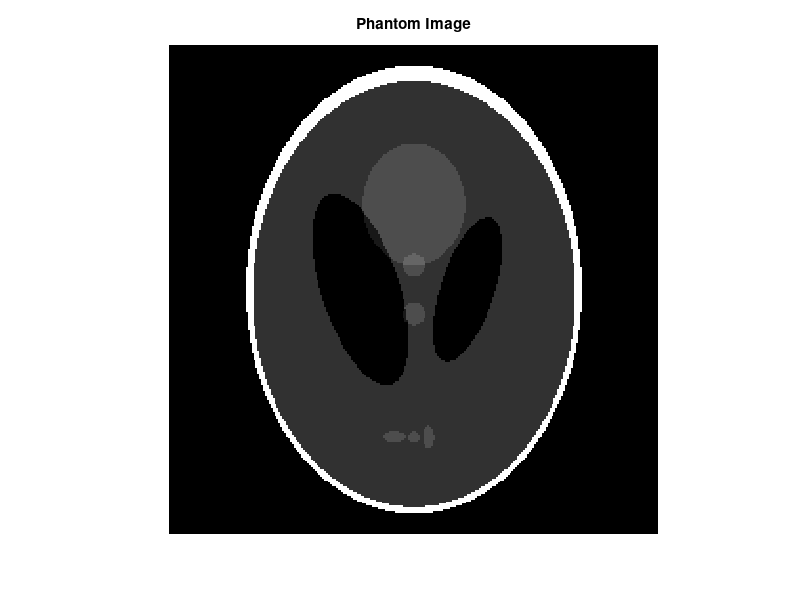
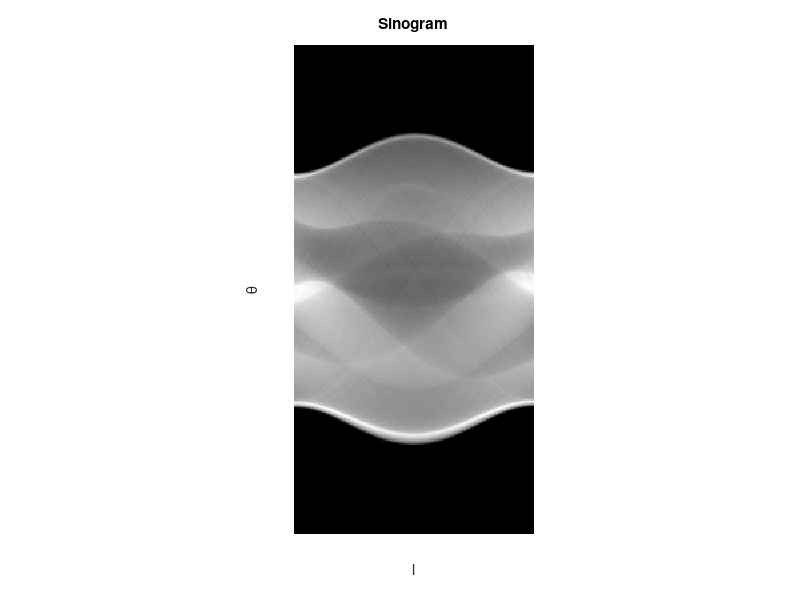
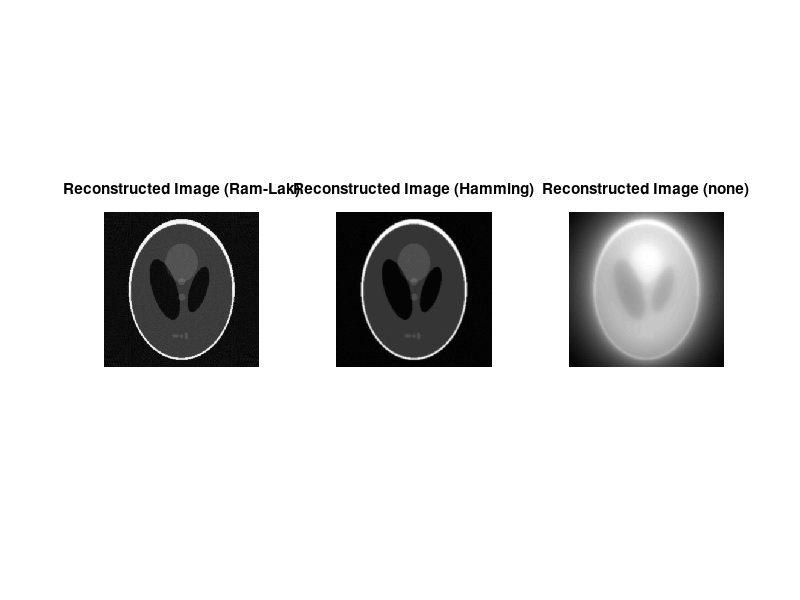
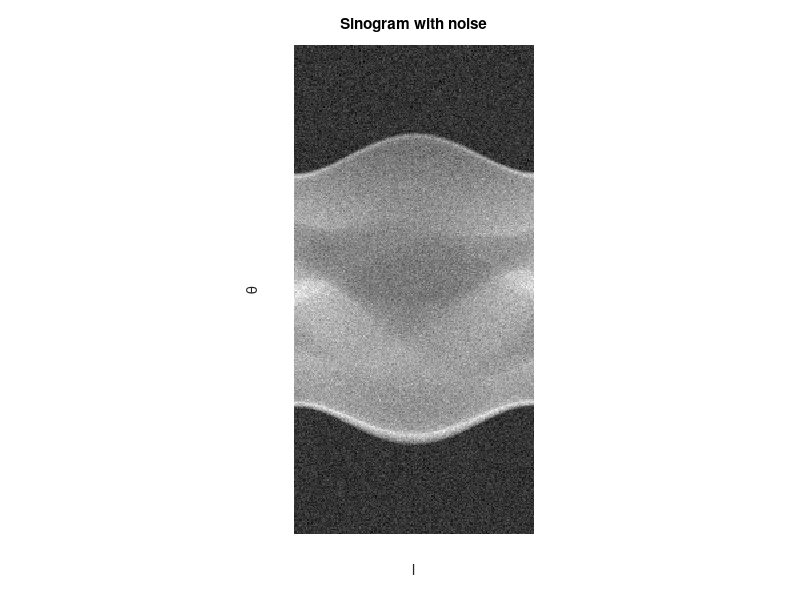

Write the MATLAB code that produced these figures, in order.
close all;clear;

%a
P = phantom('Modified Shepp-Logan',256);
figure;
imshow(P,[]);
title("Phantom Image");

%b
theta= 0:179;
R = radon(P,theta);
figure;imshow(R,[]);
title("Sinogram");
xlabel("l", 'Interpreter', 'tex');
ylabel('\theta', 'Interpreter', 'tex')

figure;
I1 = iradon(R,theta,"linear","Ram-Lak");
subplot(1,3,1); 
imshow(I1,[]);
title("Reconstructed Image (Ram-Lak)");

I2 = iradon(R,theta,"linear","Hamming");
subplot(1,3,2); 
imshow(I2,[]);
title("Reconstructed Image (Hamming)");

I3 = iradon(R,theta,"linear","none");
subplot(1,3,3);
imshow(I3,[]);
title("Reconstructed Image (none)");

%c
noise_std = 5;
noise = noise_std * randn(size(R));
R = R + noise;

theta= 0:179;
figure;imshow(R,[]);
title("Sinogram with noise");
xlabel("l", 'Interpreter', 'tex');
ylabel('\theta', 'Interpreter', 'tex')

figure;
I1 = iradon(R,theta,"linear","Ram-Lak");
subplot(1,3,1); 
imshow(I1,[]);
title("Reconstructed Image (Ram-Lak) with noise");

I2 = iradon(R,theta,"linear","Hamming");
subplot(1,3,2); 
imshow(I2,[]);
title("Reconstructed Image (Hamming) with noise");

I3 = iradon(R,theta,"linear","none");
subplot(1,3,3);
imshow(I3,[]);
title("Reconstructed Image (none) with noise");

%d
theta= 0:5:179;
R = radon(P,theta);
figure;imshow(R,[]);
title("Sinogram with fewer projections");
xlabel("l", 'Interpreter', 'tex');
ylabel('\theta', 'Interpreter', 'tex')

figure;
I1 = iradon(R,theta,"linear","Ram-Lak");
subplot(1,3,1); 
imshow(I1,[]);
title("Reconstructed Image (Ram-Lak) fewer projections");

I2 = iradon(R,theta,"linear","Hamming");
subplot(1,3,2); 
imshow(I2,[]);
title("Reconstructed Image (Hamming) fewer projections");

I3 = iradon(R,theta,"linear","none");
subplot(1,3,3);
imshow(I3,[]);
title("Reconstructed Image (none) fewer projections");

clear;clc;

